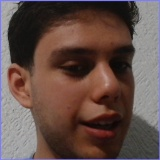
#> input picture Unidad-2/Creación-de-Dataset-híbrido/ProyectoRostros/data/02_processed/Alumno_Bernardo/rostro_105.jpg, 160 x 160 px; its folder holds only this picture in this run
$ python aumento_datos.py
#> lines starting #> are read from the running program, lines starting #| are printed output that depends on the picture
#> further down, img is the input picture: shape (160, 160, 3); mean B, G, R 73, 78.7, 99.4
import cv2
import os
import glob
import random
import numpy as np

# --- CONFIGURACIÓN ---
carpeta_raiz = '../data/02_processed'

def aplicar_transformacion_aleatoria(img):
    """Aplica transformaciones seguras para reconocimiento facial"""

    # 1. Espejado horizontal (50% de probabilidad)
    if random.random() > 0.5:
        img = cv2.flip(img, 1) # 1 significa eje Y (horizontal)
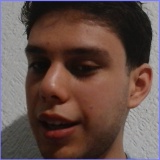
#> img: shape (160, 160, 3); mean of channels 0, 1, 2 73, 78.7, 99.4; drawn as B, G, R

    # 2. Ajuste de brillo (aleatorio entre oscurecer un poco y aclarar un poco)
    valor_brillo = random.randint(-40, 40)
    img_brillo = np.int16(img) + valor_brillo
    img_brillo = np.clip(img_brillo, 0, 255)
    img = np.uint8(img_brillo)

    # 3. Rotación leve (aleatoria entre -10 y 10 grados)
    angulo = random.uniform(-10, 10)
    h, w = img.shape[:2]
#> h = 160; w = 160
    centro = (w // 2, h // 2)
#> centro = (80, 80)
    matriz_rotacion = cv2.getRotationMatrix2D(centro, angulo, 1.0)
    img = cv2.warpAffine(img, matriz_rotacion, (w, h), borderMode=cv2.BORDER_REPLICATE)
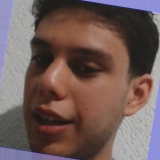
#> img: shape (160, 160, 3); mean of channels 0, 1, 2 88.9, 91.9, 112.6; drawn as B, G, R

    return img

# Obtener solo las carpetas dentro del directorio raíz
carpetas_personas = [nombre for nombre in os.listdir(carpeta_raiz)
                   if os.path.isdir(os.path.join(carpeta_raiz, nombre))]

print("Iniciando Aumento de Datos (Duplicando dataset)...")
print("-" * 40)

for persona in carpetas_personas:
    ruta_persona = os.path.join(carpeta_raiz, persona)

    # Buscar las imágenes originales
    archivos_imagenes = glob.glob(os.path.join(ruta_persona, '*.jpg'))

    # Filtrar para no procesar imágenes que ya hayan sido aumentadas antes
    archivos_originales = [f for f in archivos_imagenes if '_aug_' not in f]

    print(f"Procesando {persona}: {len(archivos_originales)} imágenes originales encontradas.")

    contador_nuevas = 0

    for ruta_imagen in archivos_originales:
        img = cv2.imread(ruta_imagen)

        if img is None:
            continue

        # Generar la nueva imagen alteradaz
        img_aumentada = aplicar_transformacion_aleatoria(img)

        # Guardar la nueva imagen con un sufijo "_aug_"
        nombre_base = os.path.basename(ruta_imagen).replace('.jpg', '')
        nueva_ruta = os.path.join(ruta_persona, f"{nombre_base}_aug_{contador_nuevas}.jpg")

        cv2.imwrite(nueva_ruta, img_aumentada)
        contador_nuevas += 1

    print(f"  -> Se generaron {contador_nuevas} imágenes nuevas. Total ahora: {len(archivos_originales) + contador_nuevas}")

print("-" * 40)
print("¡Proceso completado! Tu dataset ha sido duplicado de forma segura.")
